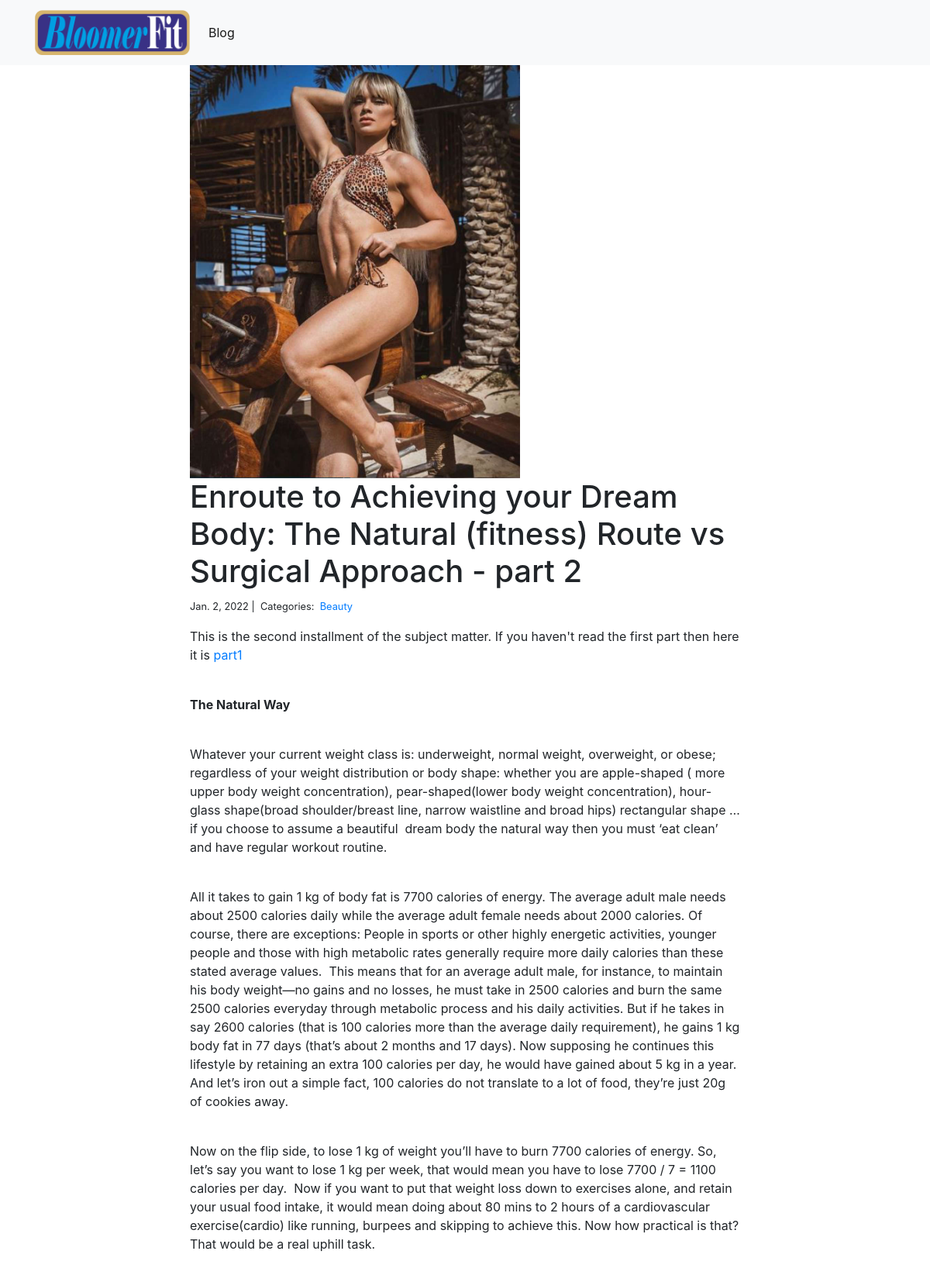
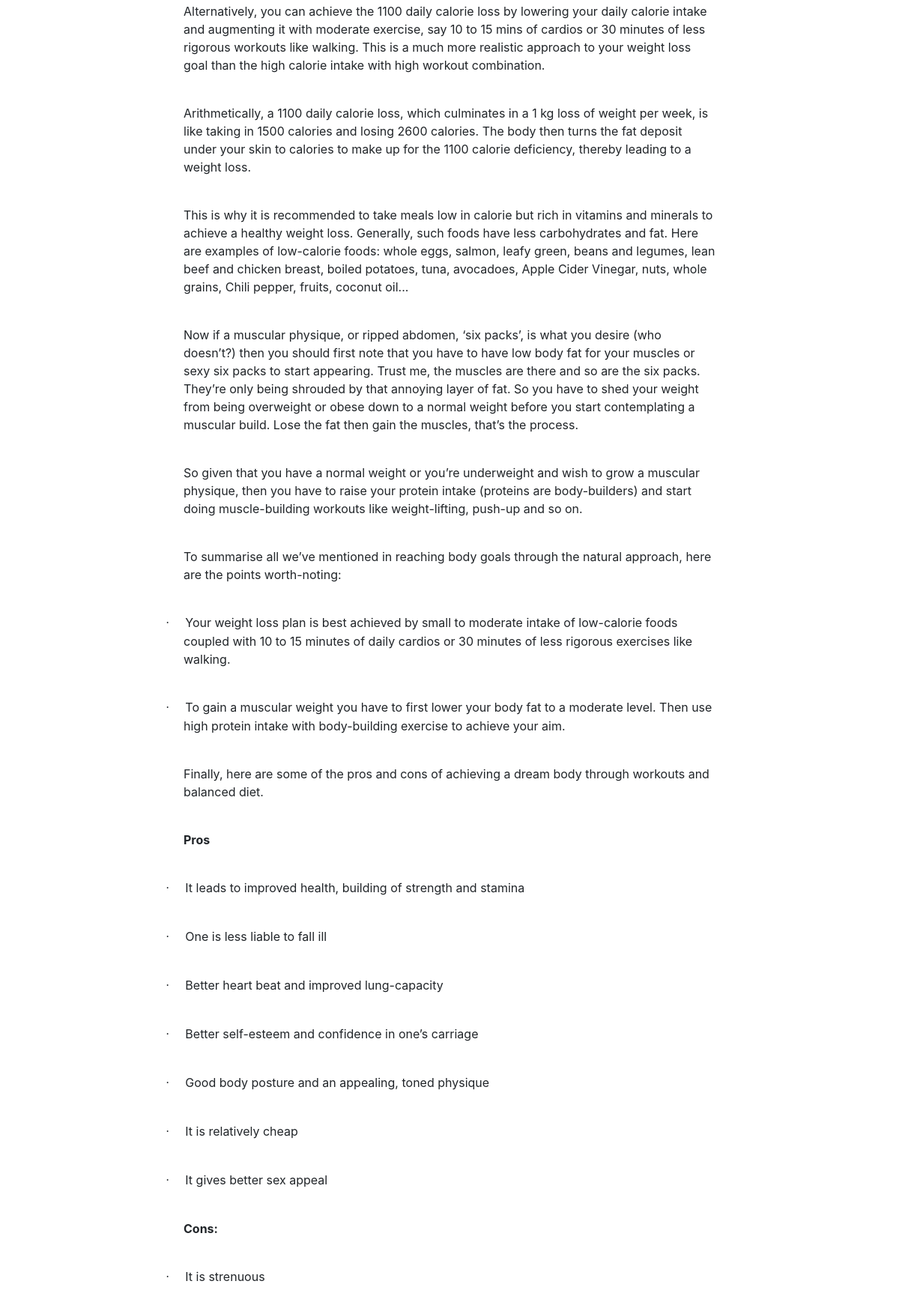
/blog/5/ (upper part), run on the app's committed database (2 pictures, top to bottom).
### blog/models.py (models this page shows, shortened)
class Post(models.Model):
    title = models.CharField(max_length=255)
    body = HTMLField()
    created_on = models.DateTimeField(auto_now_add=True)
    last_modified = models.DateTimeField(auto_now=True)
    categories = models.ManyToManyField('Category', related_name='posts')
    image = models.FilePathField(path="C:/Users/USER/Desktop/fitnfine/fitness/blog/static/img")

class Category(models.Model):
    name = models.CharField(max_length=20)

### blog/views.py (the view, shortened to what this page needs)
# urls.py: path("<int:pk>/", views.blog_detail, name="blog_detail"),
def blog_detail(request, pk):
    post = Post.objects.get(pk=pk)
    object_list = Post.objects.all().exclude(id=post.id)
    form = CommentForm()
    comments = Comment.objects.filter(post=post)
    num_of_comments = len(comments)
    context = {
        "post": post,
        "comments": comments,
        "form": form,
        "object_list":object_list,
        "num_of_comments":num_of_comments
    }
    return render(request, "blog/blog_detail.html", context)

### blog/templates/blog/blog_detail.html (shortened to what this page needs)
{% extends "blog/base.html" %}
{% load static %}
{% block body %}
<div class="col-md-8 offset-md-2">
    <img  src="{% static post.image %}" alt="image" width="60%">
    <h1>{{ post.title }}</h1>
    <small>
        {{ post.created_on.date }} |&nbsp;
        Categories:&nbsp;
        {% for category in post.categories.all %}
        <a href="{% url 'blog:blog_category' category.name %}">
            {{ category.name }}
        </a>&nbsp;
        {% endfor %}
    </small>
    <p>{{ post.body| safe | linebreaks }}</p>
</div>
{% endblock %}

### data on the page
Post: image (picture), title "Enroute to Achieving your Dream Body: The Natural (fitness) Route vs Surgical Approach - part 2", created_on "Jan. 2, 2022", body "This is the second installment of the subject matter. If you haven't read the first part then here it is part1 The Natural Way Whatever your current weight class is: underweight, normal weight, overweight, or obese; regardless of your weight distribution or body shape: whether you are apple-shaped ( more upper body weight concentration), pear-shaped(lower body weight concentration), hour-glass shape(broad shoulder/breast line, narrow waistline and broad hips) rectangular shape … if you choose to assume a beautiful dream body the natural way then you must ‘eat clean’ and have regular workout routine. All it takes to gain 1 kg of body fat is 7700 calories of energy. The average adult male…"
Category: name "Beauty"
